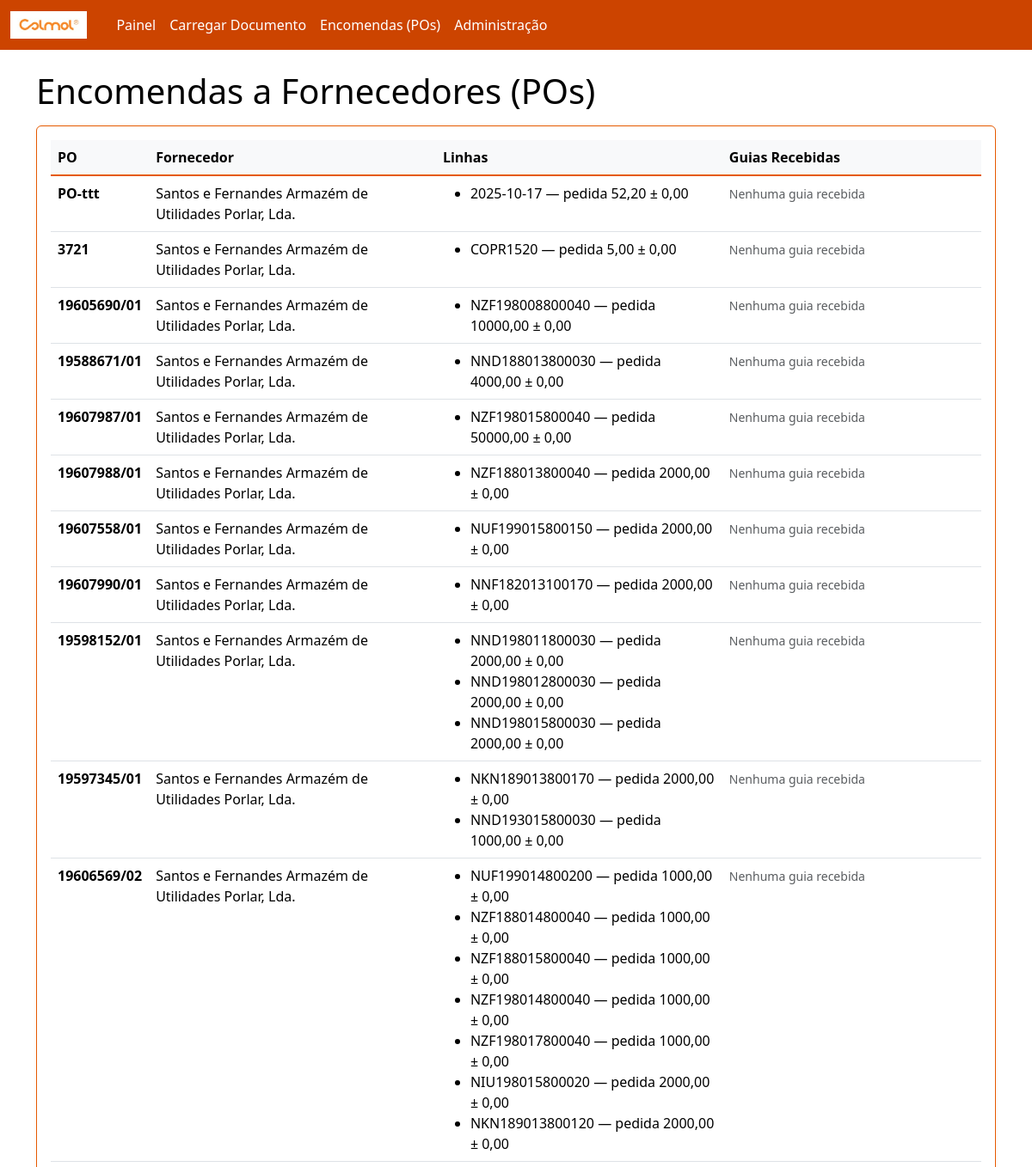
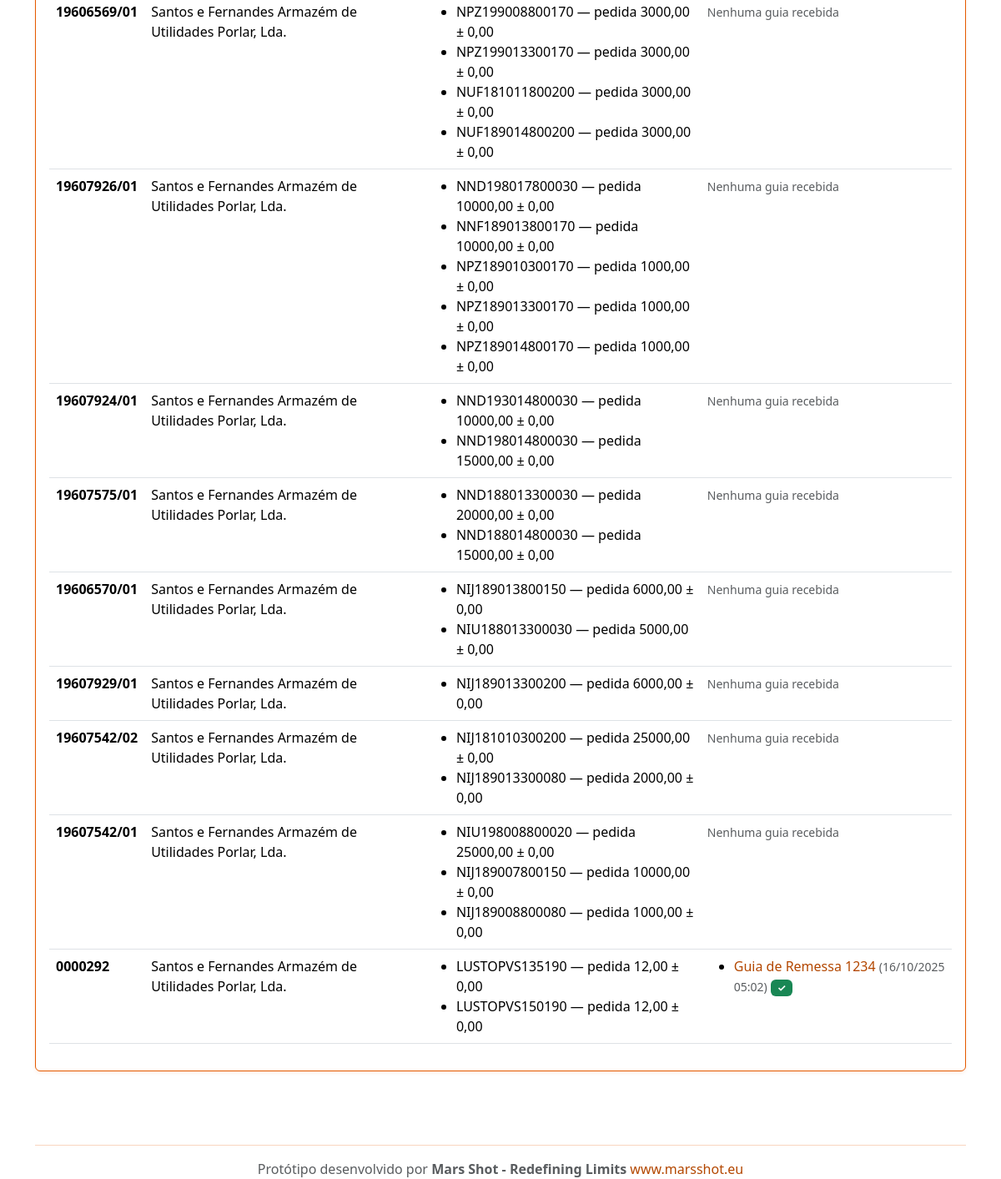
Before: /po/ with the older database file (2 pictures, top to bottom).
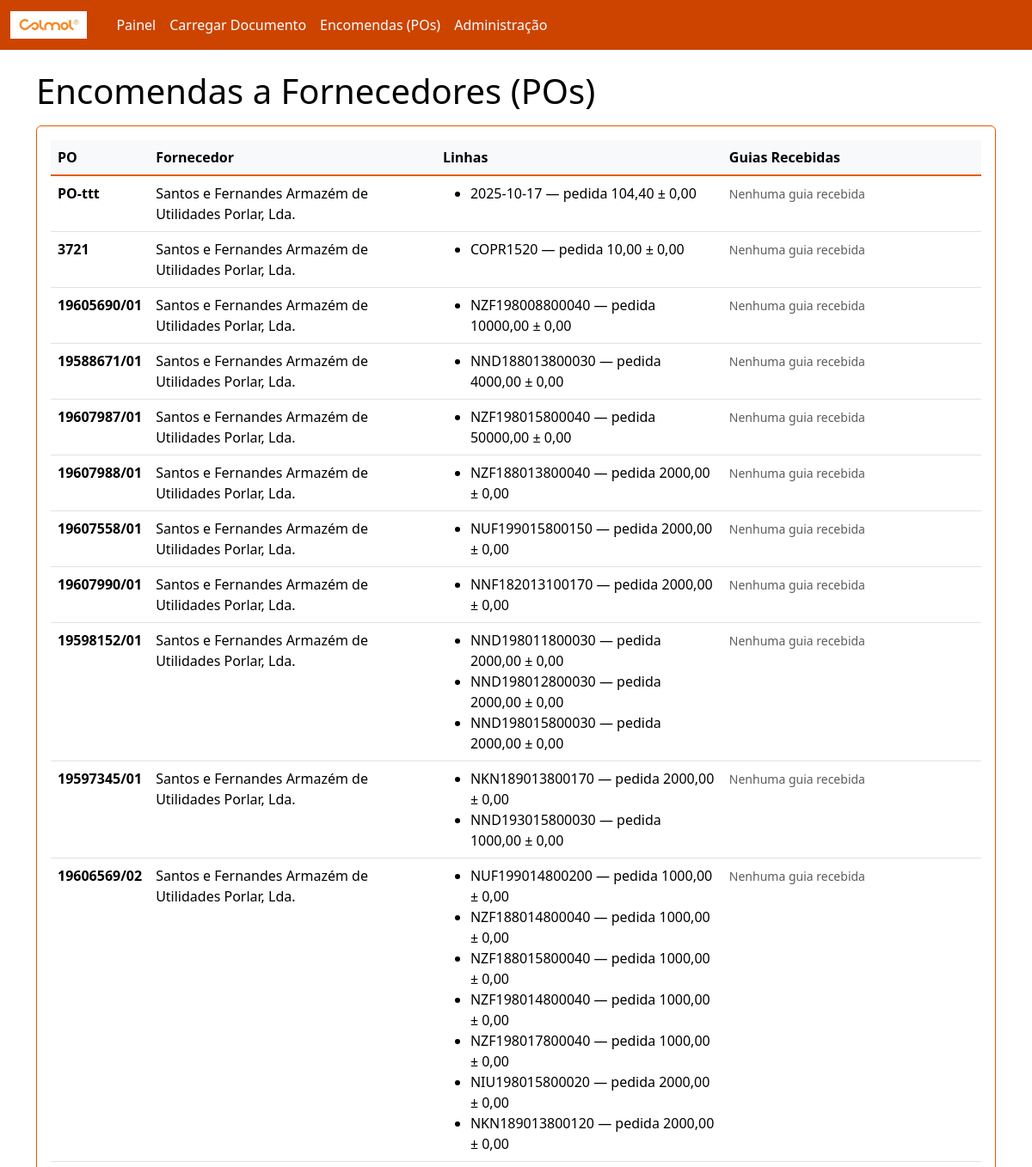
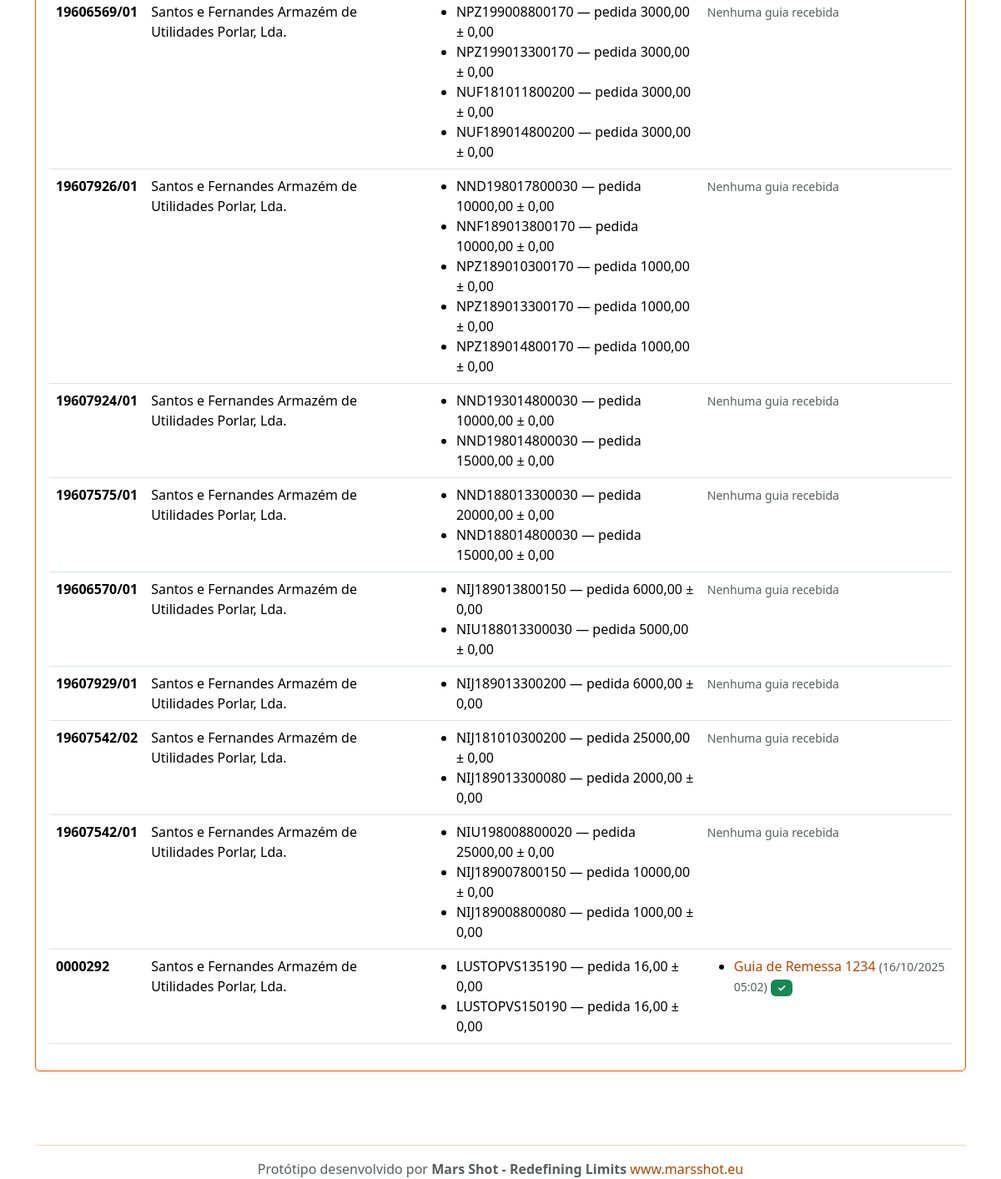
After: the same page with the newer database file (2 pictures, top to bottom).
### rececao/models.py (models this page shows, shortened)
class PurchaseOrder(models.Model):
    number = models.CharField(max_length=100, unique=True)
    supplier = models.ForeignKey(Supplier, on_delete=models.CASCADE, related_name='purchase_orders')
    created_at = models.DateTimeField(auto_now_add=True)
    @property
    def is_complete(self):
        lines = self.lines.all()
        if not lines.exists():
            return False
        return all(line.is_complete for line in lines)

class Supplier(models.Model):
    name = models.CharField(max_length=200, unique=True)
    email = models.EmailField(blank=True, null=True)
    code = models.CharField(max_length=50, unique=True)

class POLine(models.Model):
    po = models.ForeignKey(PurchaseOrder, on_delete=models.CASCADE, related_name='lines')
    internal_sku = models.CharField(max_length=120)  # código interno Colmol
    description = models.CharField(max_length=255, blank=True)
    unit = models.CharField(max_length=20, default='UN')
    qty_ordered = models.DecimalField(max_digits=12, decimal_places=2)
    qty_received = models.DecimalField(max_digits=12, decimal_places=2, default=0)
    tolerance = models.DecimalField(max_digits=6, decimal_places=2, default=0)  # tolerância admitida
    class Meta:
        unique_together = ('po','internal_sku')
    @property
    def qty_remaining(self):
        return self.qty_ordered - self.qty_received
    @property
    def is_complete(self):
        return self.qty_remaining <= 0

class InboundDocument(models.Model):
    DOC_TYPES = (
        ('GR','Guia de Remessa'),
        ('FT','Nota de Encomenda'),
    )
    supplier = models.ForeignKey(Supplier, on_delete=models.CASCADE, related_name='inbound_docs')
    doc_type = models.CharField(max_length=2, choices=DOC_TYPES, default='GR')
    number = models.CharField(max_length=120)
    file = models.FileField(upload_to='inbound/')
    received_at = models.DateTimeField(auto_now_add=True)
    parsed_payload = models.JSONField(default=dict, blank=True)  # resultado do OCR/extração
    po = models.ForeignKey(PurchaseOrder, on_delete=models.SET_NULL, null=True, blank=True, related_name='inbound_docs')

### rececao/views.py (the view)
# urls.py: path('po/', views.po_list, name='po_list'),
def po_list(request):
    from django.db.models import Prefetch
    from .models import InboundDocument
    pos = PurchaseOrder.objects.all().order_by('-id').prefetch_related(
        'lines',
        Prefetch(
            'inbound_docs',
            queryset=InboundDocument.objects.filter(doc_type='GR').order_by('-received_at'),
            to_attr='guias_remessa'
        )
    )
    return render(request, 'po_list.html', {'pos': pos})

### templates/po_list.html (shortened to what this page needs)
{% extends "base.html" %}
{% block content %}
<h1>Encomendas a Fornecedores (POs)</h1>
<div class="card p-3 mt-3">
  <table class="table table-hover">
    <thead><tr><th>PO</th><th>Fornecedor</th><th>Linhas</th><th>Guias Recebidas</th></tr></thead>
    <tbody>
      {% for p in pos %}
      <tr>
        <td>
          <strong>{{ p.number }}</strong>
        </td>
        <td>{{ p.supplier.name }}</td>
        <td>
          <ul class="mb-0">
          {% for l in p.lines.all %}
            <li>
              {{ l.internal_sku }} — pedida {{ l.qty_ordered|floatformat:2 }} ± {{ l.tolerance|floatformat:2 }}
            </li>
          {% endfor %}
          </ul>
        </td>
        <td>
          {% if p.guias_remessa %}
            <ul class="mb-0">
            {% for guia in p.guias_remessa %}
              <li>
                <a href="/inbound/{{ guia.id }}/" class="text-decoration-none">
                  {{ guia.get_doc_type_display }} {{ guia.number }}
                </a>
                <small class="text-muted">({{ guia.received_at|date:"d/m/Y H:i" }})</small>
                {% if guia.match_result %}
                  {% if guia.match_result.status == 'matched' %}
                    <span class="badge bg-success">✓</span>
                  {% elif guia.match_result.status == 'exceptions' %}
                    <span class="badge bg-warning">!</span>
                  {% endif %}
                {% endif %}
              </li>
            {% endfor %}
            </ul>
          {% else %}
            <small class="text-muted">Nenhuma guia recebida</small>
          {% endif %}
        </td>
      </tr>
      {% empty %}
      <tr><td colspan="4">Sem POs. Use o admin para criar dados de exemplo.</td></tr>
      {% endfor %}
    </tbody>
  </table>
</div>
{% endblock %}

### templates/base.html (shortened to what this page needs)
{% load static %}
<!doctype html>
<html lang="pt">
<head>
  <link href="https://cdn.jsdelivr.net/npm/bootstrap@5.3.3/dist/css/bootstrap.min.css" rel="stylesheet">
</head>
<body>
  <nav class="navbar navbar-expand-lg navbar-dark">
    <div class="container-fluid">
      <a class="navbar-brand d-flex align-items-center" href="/">
        <img src="{% static 'colmol-logo.png' %}" alt="Colmol" style="height: 32px; margin-right: 10px;">
      </a>
      <div class="collapse navbar-collapse" id="nav">
        <ul class="navbar-nav me-auto mb-2 mb-lg-0">
          <li class="nav-item"><a class="nav-link" href="/">Painel</a></li>
          <li class="nav-item"><a class="nav-link" href="/upload/">Carregar Documento</a></li>
          <li class="nav-item"><a class="nav-link" href="/po/">Encomendas (POs)</a></li>
          <li class="nav-item"><a class="nav-link" href="/admin/" target="_blank">Administração</a></li>
        </ul>
      </div>
    </div>
  </nav>
  <main class="container my-4">
    {% block content %}{% endblock %}
  </main>
  <footer class="container my-5">
    <hr class="border-secondary" />
    <div class="text-center">
      <p class="mb-0 text-muted">Protótipo desenvolvido por <strong>Mars Shot - Redefining Limits</strong> <a
          href="https://www.marsshot.eu" target="_blank" class="text-decoration-none">www.marsshot.eu</a></p>
    </div>
  </footer>
</body>
</html>

Changed rows visible on the page:
changed POLine (number 1 of 43 on the later page): qty_ordered "52,20" → "104,40"
changed POLine "COPR1520": qty_ordered "5,00" → "10,00"
changed POLine "LUSTOPVS135190": qty_ordered "12,00" → "16,00"
changed POLine "LUSTOPVS150190": qty_ordered "12,00" → "16,00"
